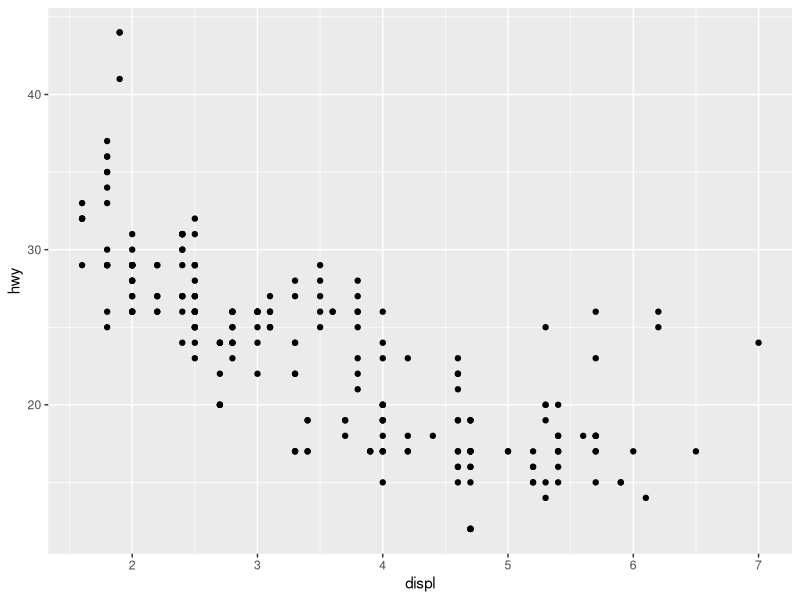
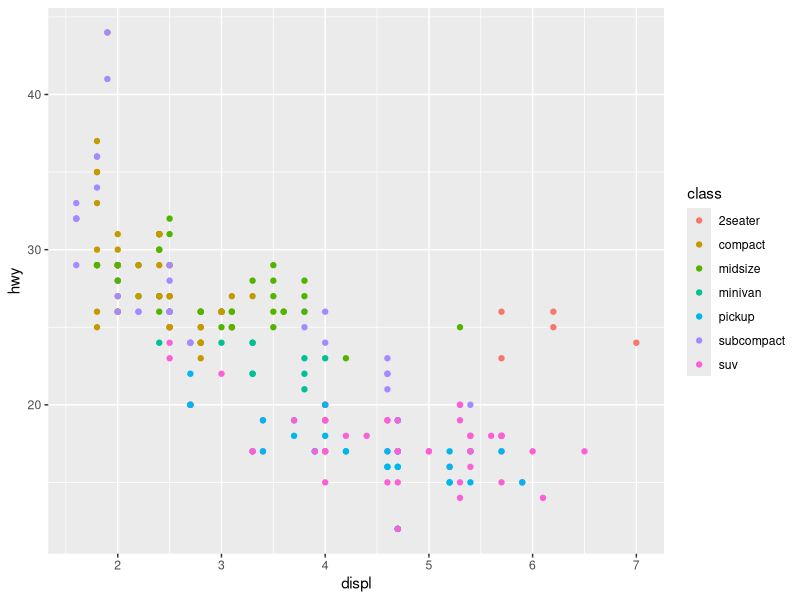
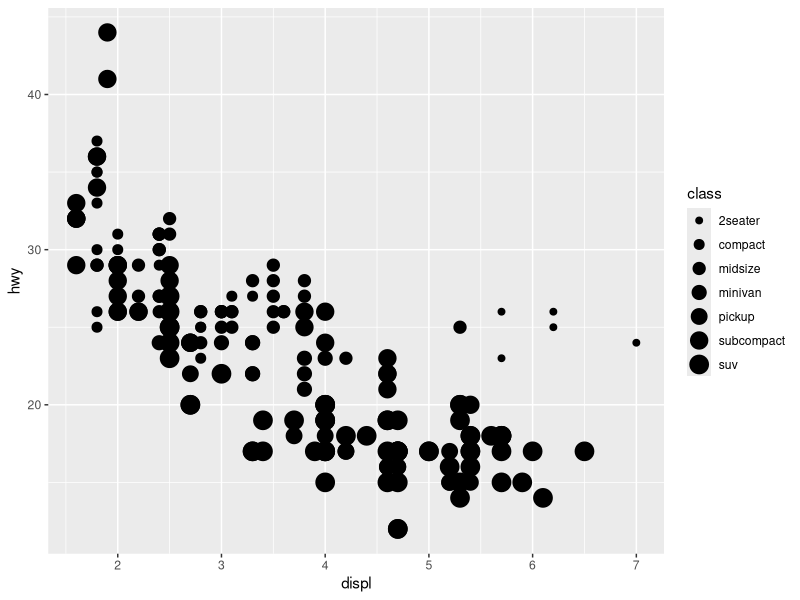
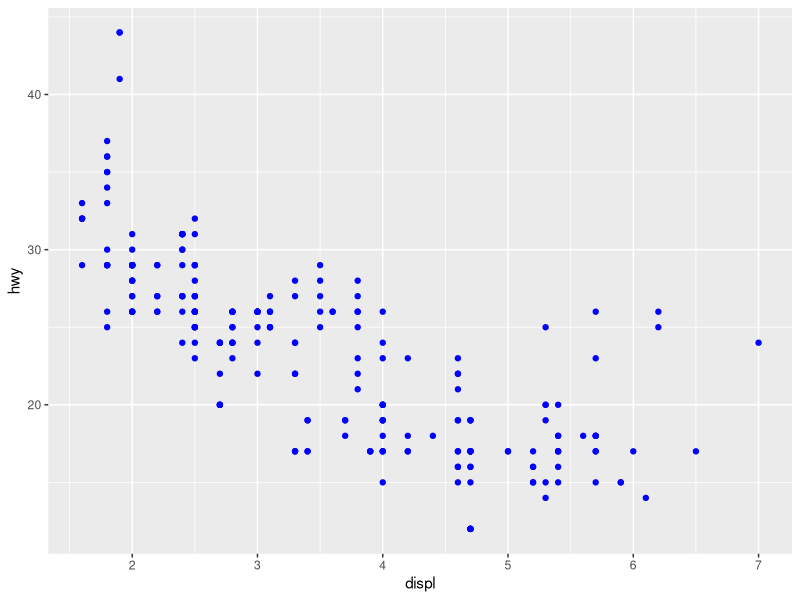
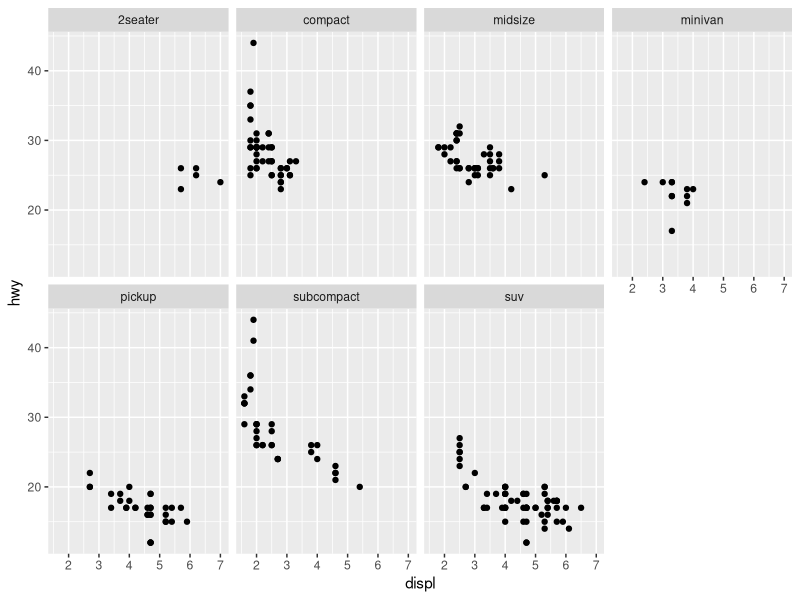
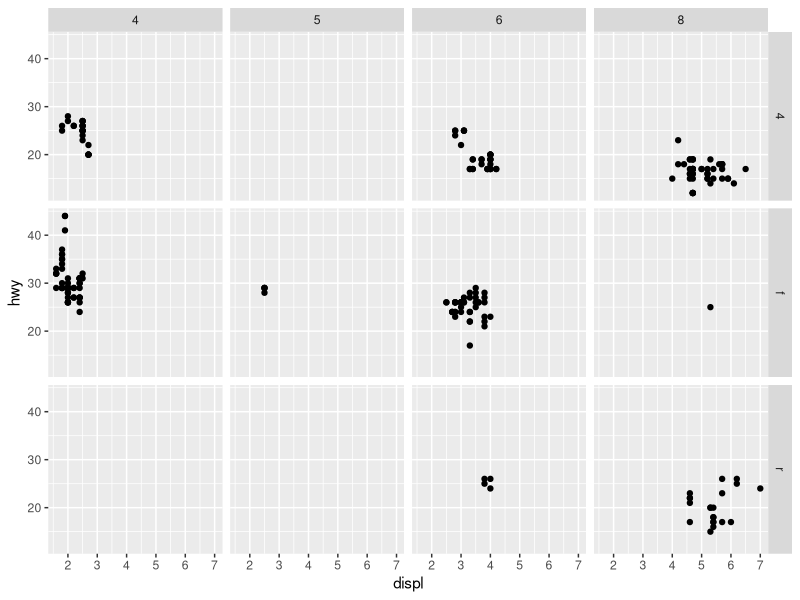
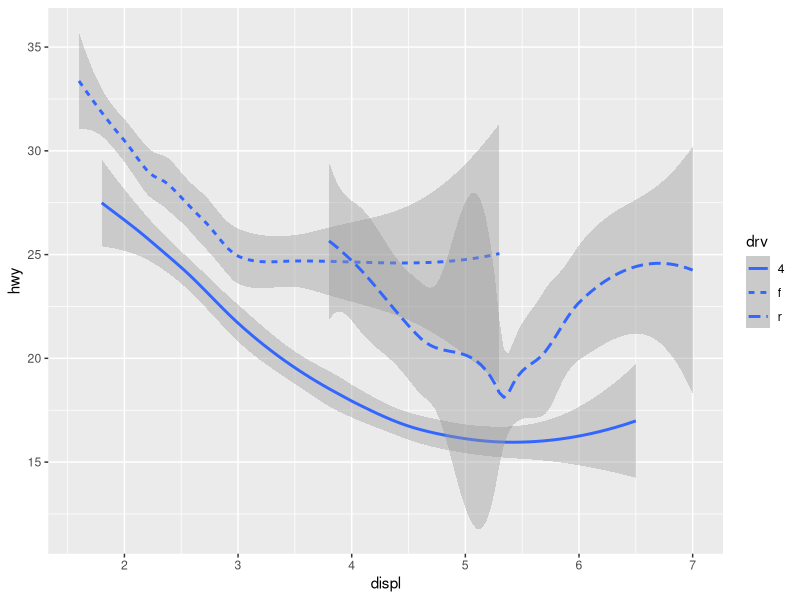
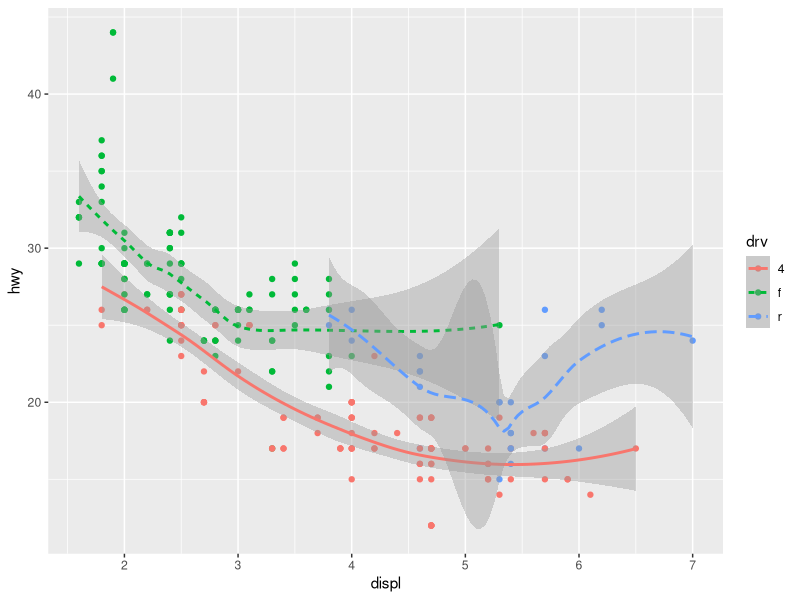

The R script that drew these images, in order:
## ---- chunk 1
library(tidyverse)
## ---- chunk 2
mpg
## ---- chunk 3
ggplot(data = mpg) + 
  geom_point(mapping = aes(x = displ, y = hwy))
## ---- chunk 4
ggplot(data = mpg) + 
	geom_point(mapping = aes(x = displ, y = hwy, color = class))
## ---- chunk 5
ggplot(data = mpg) + 
	geom_point(mapping = aes(x = displ, y = hwy, size = class))
## ---- chunk 6
ggplot(data = mpg) +
	geom_point(mapping = aes(x = displ, y = hwy), color = "blue")
## ---- chunk 7
ggplot(data = mpg) +
  geom_point(mapping = aes(x = displ, y = hwy)) +
  facet_wrap(~ class, nrow = 2)
## ---- chunk 8
ggplot(data = mpg) +
  geom_point(mapping = aes(x = displ, y = hwy)) +
  facet_grid(drv ~ cyl)
## ---- chunk 9
ggplot(data = mpg) +
	geom_smooth(mapping = aes(x = displ, y = hwy, linetype = drv))
## ---- chunk 10
ggplot(data = mpg, mapping = aes(x = displ, y =hwy, color = drv)) +
	geom_point() +
	geom_smooth(mapping = aes(linetype = drv))
## ---- chunk 11
ggplot(data = mpg) +
	geom_point(mapping = aes(x = displ, y = hwy)) +
	geom_smooth(mapping = aes(x = displ, y = hwy))
## ---- chunk 12
ggplot(data = mpg, mapping = aes(x = displ, y = hwy)) +
	geom_point() +
	geom_smooth()
## ---- chunk 13
ggplot(data = mpg, mapping = aes(x = displ, y = hwy)) +
	geom_point(mapping = aes(color = class)) +
	geom_smooth()
## ---- chunk 14
ggplot(data = mpg, mapping = aes(x = displ, y = hwy)) +
	geom_point(mapping = aes(color = class)) +
	geom_smooth(data = filter(mpg, class == "subcompact"), se = FALSE)
